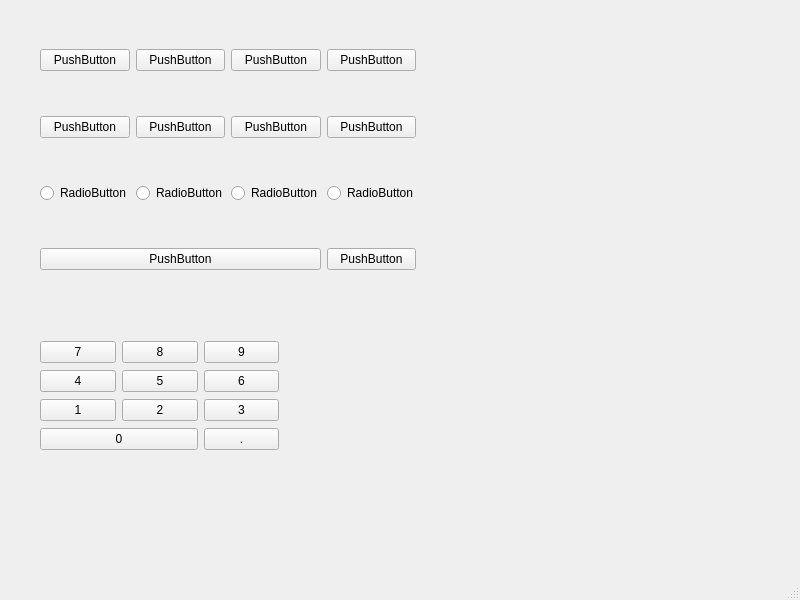
<?xml version="1.0" encoding="UTF-8"?>
<ui version="4.0">
 <class>MainWindow</class>
 <widget class="QMainWindow" name="MainWindow">
  <property name="geometry">
   <rect>
    <x>0</x>
    <y>0</y>
    <width>800</width>
    <height>600</height>
   </rect>
  </property>
  <property name="windowTitle">
   <string>MainWindow</string>
  </property>
  <widget class="QWidget" name="centralwidget">
   <widget class="QWidget" name="gridLayoutWidget">
    <property name="geometry">
     <rect>
      <x>40</x>
      <y>10</y>
      <width>376</width>
      <height>301</height>
     </rect>
    </property>
    <layout class="QGridLayout" name="gridLayout">
     <item row="2" column="0">
      <widget class="QRadioButton" name="radioButton">
       <property name="text">
        <string>RadioButton</string>
       </property>
      </widget>
     </item>
     <item row="2" column="2">
      <widget class="QRadioButton" name="radioButton_3">
       <property name="text">
        <string>RadioButton</string>
       </property>
      </widget>
     </item>
     <item row="0" column="1">
      <widget class="QPushButton" name="pushButton_2">
       <property name="text">
        <string>PushButton</string>
       </property>
      </widget>
     </item>
     <item row="1" column="3">
      <widget class="QPushButton" name="pushButton_8">
       <property name="text">
        <string>PushButton</string>
       </property>
      </widget>
     </item>
     <item row="1" column="1">
      <widget class="QPushButton" name="pushButton_6">
       <property name="text">
        <string>PushButton</string>
       </property>
      </widget>
     </item>
     <item row="0" column="3">
      <widget class="QPushButton" name="pushButton_4">
       <property name="text">
        <string>PushButton</string>
       </property>
      </widget>
     </item>
     <item row="1" column="0">
      <widget class="QPushButton" name="pushButton_5">
       <property name="text">
        <string>PushButton</string>
       </property>
      </widget>
     </item>
     <item row="1" column="2">
      <widget class="QPushButton" name="pushButton_7">
       <property name="text">
        <string>PushButton</string>
       </property>
      </widget>
     </item>
     <item row="0" column="2">
      <widget class="QPushButton" name="pushButton_3">
       <property name="text">
        <string>PushButton</string>
       </property>
      </widget>
     </item>
     <item row="0" column="0">
      <widget class="QPushButton" name="pushButton">
       <property name="text">
        <string>PushButton</string>
       </property>
      </widget>
     </item>
     <item row="2" column="1">
      <widget class="QRadioButton" name="radioButton_2">
       <property name="text">
        <string>RadioButton</string>
       </property>
      </widget>
     </item>
     <item row="2" column="3">
      <widget class="QRadioButton" name="radioButton_4">
       <property name="text">
        <string>RadioButton</string>
       </property>
      </widget>
     </item>
     <item row="3" column="0" colspan="3">
      <widget class="QPushButton" name="pushButton_9">
       <property name="text">
        <string>PushButton</string>
       </property>
      </widget>
     </item>
     <item row="3" column="3">
      <widget class="QPushButton" name="pushButton_10">
       <property name="text">
        <string>PushButton</string>
       </property>
      </widget>
     </item>
    </layout>
   </widget>
   <widget class="QWidget" name="">
    <property name="geometry">
     <rect>
      <x>40</x>
      <y>340</y>
      <width>239</width>
      <height>112</height>
     </rect>
    </property>
    <layout class="QGridLayout" name="gridLayout_2">
     <item row="0" column="0">
      <widget class="QPushButton" name="pushButton_11">
       <property name="text">
        <string>7</string>
       </property>
      </widget>
     </item>
     <item row="0" column="1">
      <widget class="QPushButton" name="pushButton_12">
       <property name="text">
        <string>8</string>
       </property>
      </widget>
     </item>
     <item row="0" column="2">
      <widget class="QPushButton" name="pushButton_13">
       <property name="text">
        <string>9</string>
       </property>
      </widget>
     </item>
     <item row="1" column="0">
      <widget class="QPushButton" name="pushButton_14">
       <property name="text">
        <string>4</string>
       </property>
      </widget>
     </item>
     <item row="1" column="1">
      <widget class="QPushButton" name="pushButton_16">
       <property name="text">
        <string>5</string>
       </property>
      </widget>
     </item>
     <item row="1" column="2">
      <widget class="QPushButton" name="pushButton_15">
       <property name="text">
        <string>6</string>
       </property>
      </widget>
     </item>
     <item row="2" column="0">
      <widget class="QPushButton" name="pushButton_17">
       <property name="text">
        <string>1</string>
       </property>
      </widget>
     </item>
     <item row="2" column="1">
      <widget class="QPushButton" name="pushButton_19">
       <property name="text">
        <string>2</string>
       </property>
      </widget>
     </item>
     <item row="2" column="2">
      <widget class="QPushButton" name="pushButton_18">
       <property name="text">
        <string>3</string>
       </property>
      </widget>
     </item>
     <item row="3" column="0" colspan="2">
      <widget class="QPushButton" name="pushButton_20">
       <property name="text">
        <string>0</string>
       </property>
      </widget>
     </item>
     <item row="3" column="2">
      <widget class="QPushButton" name="pushButton_21">
       <property name="text">
        <string>.</string>
       </property>
      </widget>
     </item>
    </layout>
   </widget>
  </widget>
  <widget class="QMenuBar" name="menubar">
   <property name="geometry">
    <rect>
     <x>0</x>
     <y>0</y>
     <width>800</width>
     <height>23</height>
    </rect>
   </property>
  </widget>
  <widget class="QStatusBar" name="statusbar"/>
 </widget>
 <resources/>
 <connections/>
</ui>
